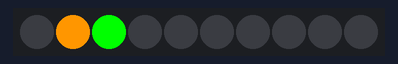
The sketch below on a simulated Arduino Uno, built with avr-gcc and run on an emulated ATmega328P. Shown: 10 RGB LEDs in strip order, left to right.

Above: at 0.1 s.
At 0.71 s:
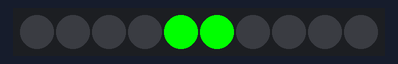
At 1.51 s:
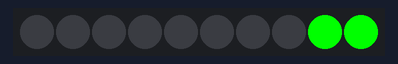
At 2.12 s:
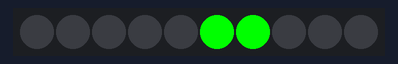
At 3.13 s:
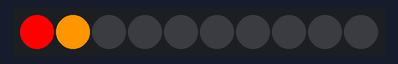
At 3.53 s:
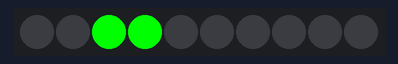

The sketch:

Bounce.ino
```cpp
/*
Grove LED Bar - Bounce Example
This example will show you how to use getBits() function of this library.
The getBits() function returns the current state so you can modify it.
Use the setBits() function to save the new state.

Ported for MSP-EXP430F5529, TM4c123 (Tiva C), and cc3200 LaunchPad By Cameron P. LaFollette

 ***IMPORTANT*** If using cc3200 LaunchPad, place a jumper wire from
 BoosterPack pin 31 to 36 and a wire from pin 29 to 35,
 then change Grove_LED_Bar bar(35, 36, 0) to (29, 31, 0)
*/

#include <Grove_LED_Bar.h>

// Arduino Clock pin, Data pin, Orientation
// Grove_LED_Bar bar(7, 6, 0);

// LaunchPad Clock pin, Data pin, Orientation
Grove_LED_Bar bar(35, 36, 0);  // for cc3200 change to Grove_LED_Bar bar(29, 31, 0);

unsigned int state;

void setup()
{
  // nothing to initialize
  bar.begin();
}

void loop()
{
  // Switch on the first two LEDs
  bar.setLevel(2);

  // Get the current state (which is 0x3)
  state = bar.getBits();

  // Bounce to the right
  for (int i = 0; i < 8; i++)
  {
    // Bit shift left and update
    state <<= 1;
    bar.setBits(state);
    delay(200);
  }

  // Bounce to the left
  for (int i = 0; i < 8; i++)
  {
    // Bit shift right and update
    state >>= 1;
    bar.setBits(state);
    delay(200);
  }
}
```

Measured:
- by itself, everything shown: repeats every 3.2 s, in 16 steps
